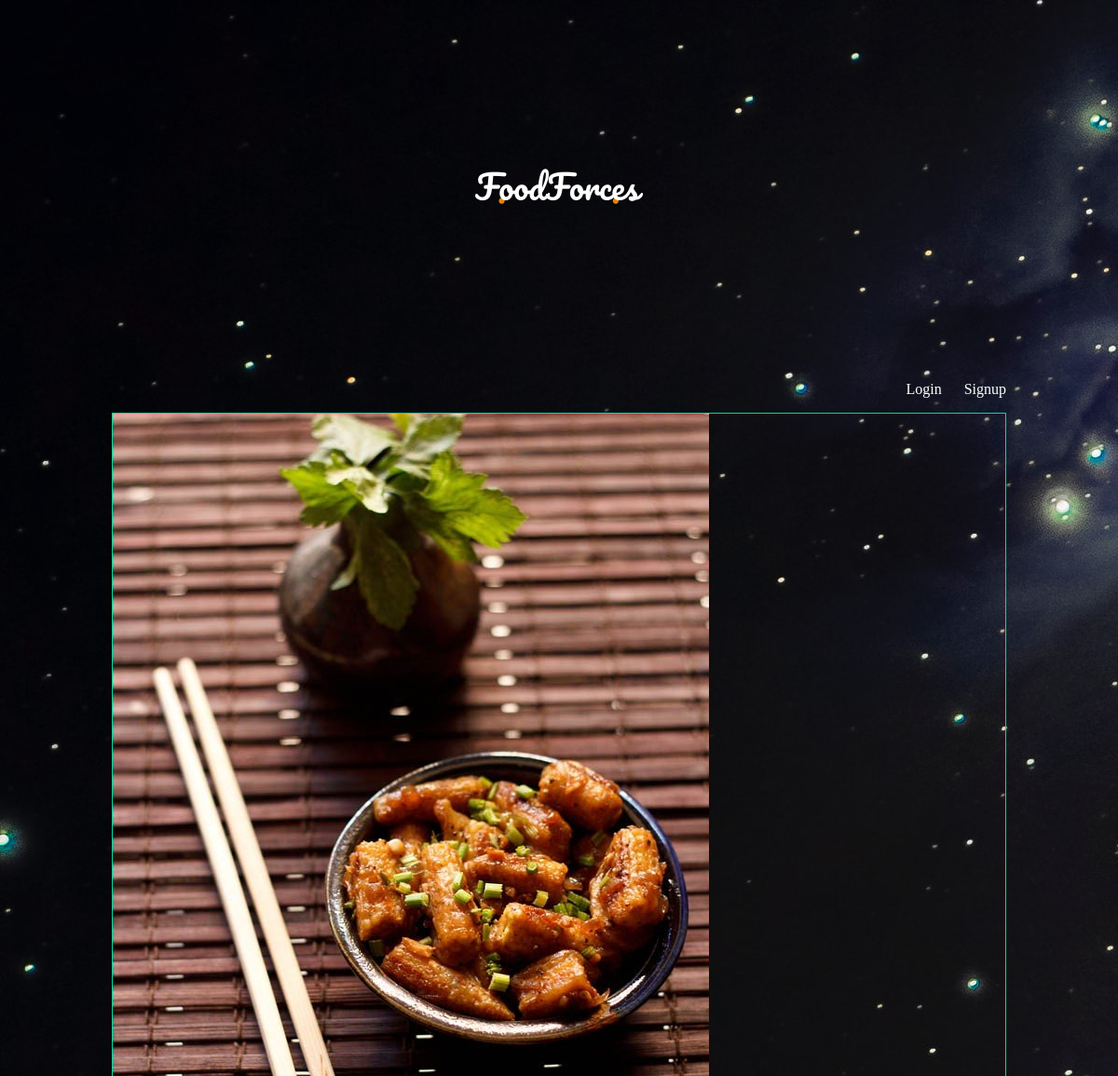
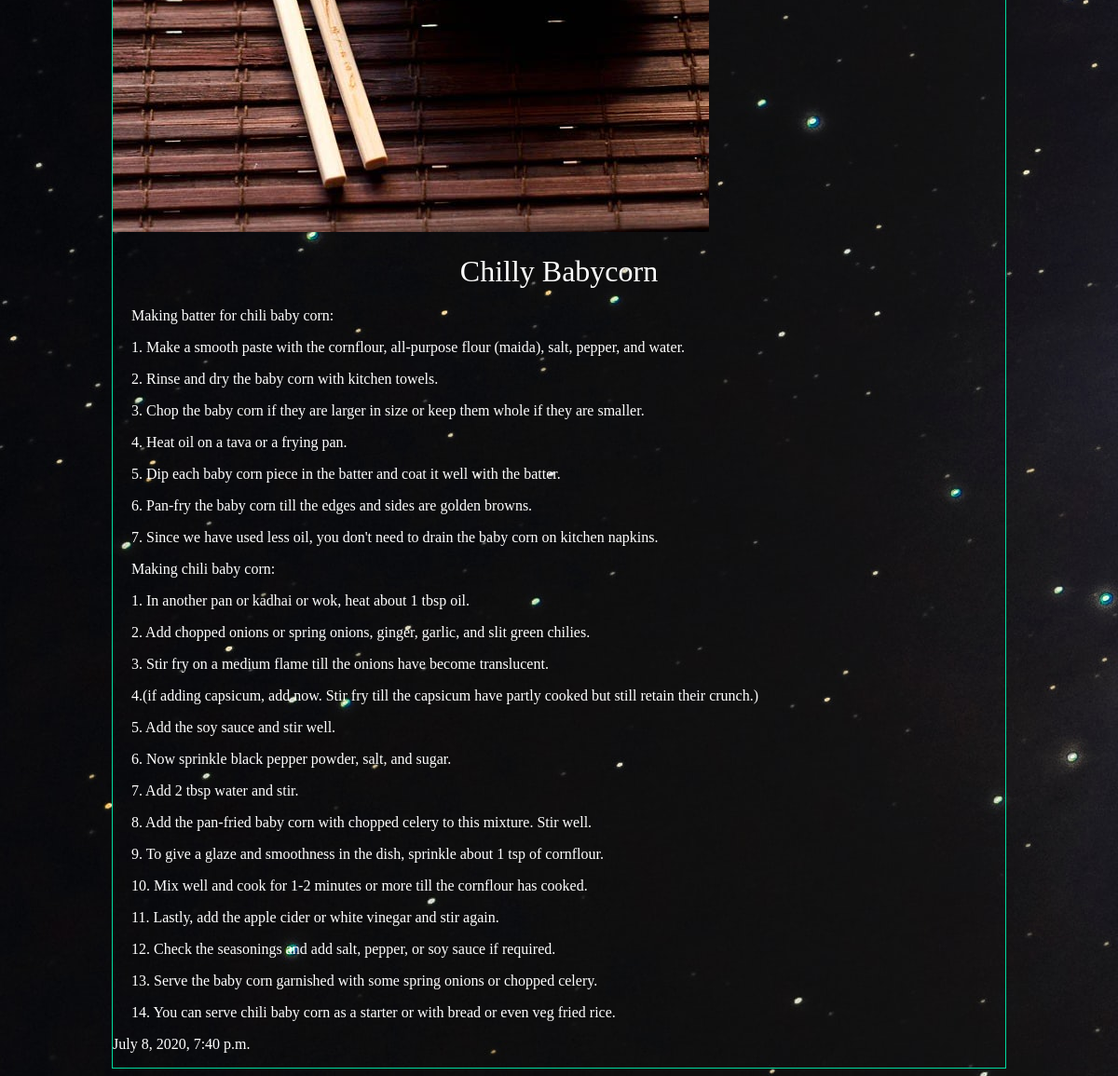
The page /articles/chilly-babycorn/ on the database its author committed (2 pictures, top to bottom).
### articles/models.py (models this page shows, shortened)
class Article(models.Model):
    title = models.CharField(max_length=100)
    slug = models.SlugField()
    body = models.TextField()
    date = models.DateTimeField(auto_now_add=True)
    thumb = models.ImageField(default='default.jpg', blank=True)
    author = models.ForeignKey(User, default = None, on_delete=models.CASCADE)

### articles/views.py (the view)
# urls.py: url(r'^(?P<slug>[\w-]+)/$', views.article_detail, name="detail"),
def article_detail(request, slug):
    article = Article.objects.get(slug=slug)
    return render(request, 'articles/article_detail.html', {'article': article})

### articles/templates/articles/article_detail.html
{%extends 'base_layout.html' %}
{% block content %}
<div class="article-detail">
  <div class="article">
    <img src="{{article.thumb.url}}"/>
    <h2>{{article.title}}</h2>
    <pre>{{article.body|linebreaks}}</pre>
    <p>{{article.date}}</p>
  </div>
</div>
{% endblock %}

### assets/style.css (style rules this page uses)
body { background-color: #0f121f; background-image: url(stars.jpg); background-repeat-y: no-repeat; color: #fff; }
body * { font-family: Ubuntu; }
h1, h2, h3, h4, h5 { font-weight: normal; margin: 0; }
.article { padding: 10px; border: 1px solid #00dba0; position: relative; padding-bottom: 40px; }
.article h2 { font-size: 1.2em; }
.article-detail .article { padding: 0; }
.article-detail .article img { max-width: 100%; }
.article-detail .article h2 { text-align: center; margin: 20px auto; font-size: 2em }
.article-detail .article pre { margin: 10px 20px; white-space: initial; }

### rows shown on the page
Article: thumb (picture), title "Chilly Babycorn", body "Making batter for chili baby corn: 1. Make a smooth paste with the cornflour, all-purpose flour (maida), salt, pepper, and water. 2. Rinse and dry the baby corn with kitchen towels. 3. Chop the baby corn if they are larger in size or keep them whole if they are smaller. 4. Heat oil on a tava or a frying pan. 5. Dip each baby corn piece in the batter and coat it well with the batter. 6. Pan-fry the baby corn till the edges and sides are golden browns. 7. Since we have used less oil, you don't need to drain the baby corn on kitchen napkins. Making chili baby corn: 1. In another pan or kadhai or wok, heat about 1 tbsp oil. 2. Add chopped onions or spring onions, ginger, garlic, and slit green…", date "July 8, 2020, 7:40 p.m."
